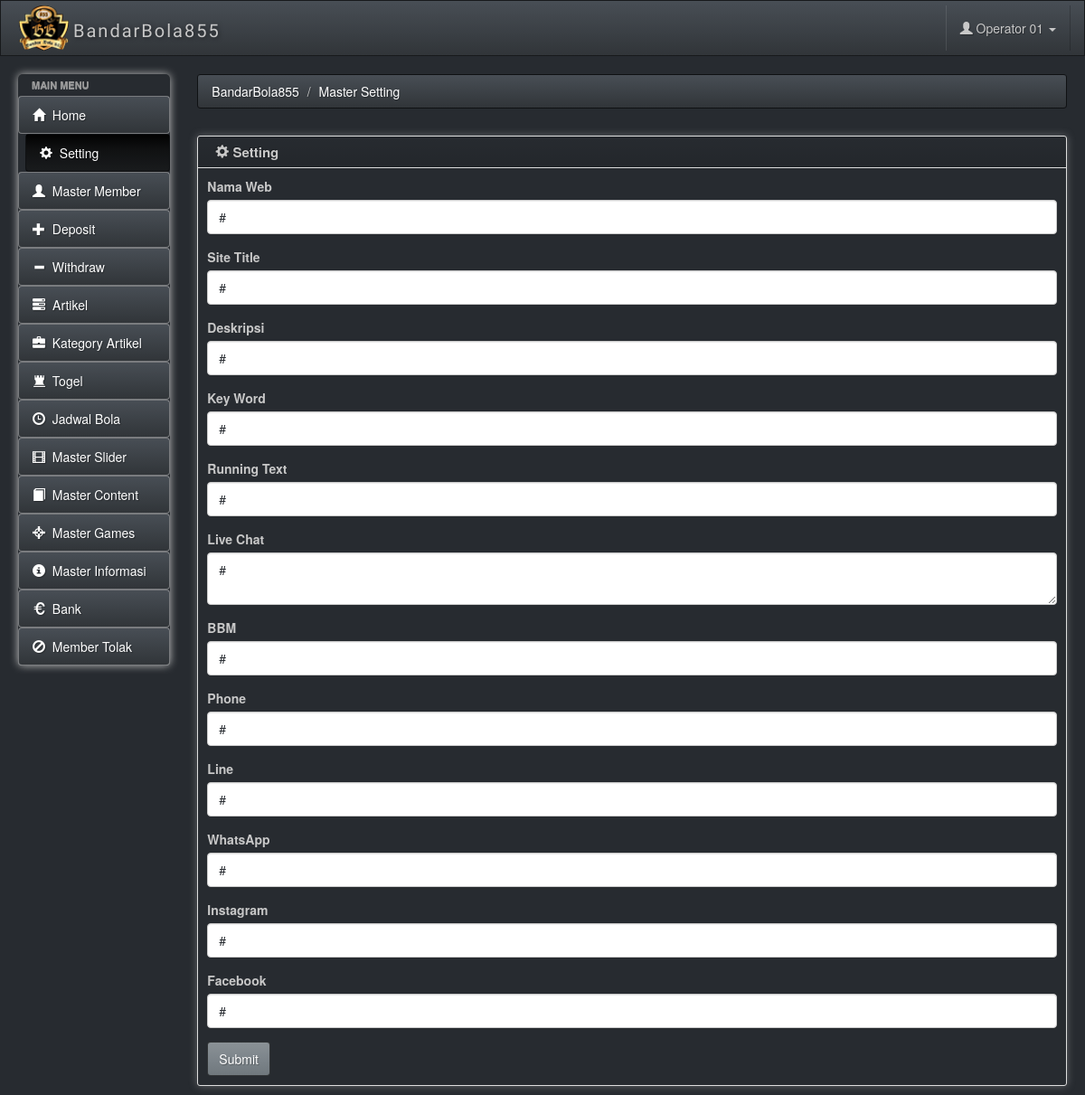
The app's page /admincm/mssetting.php (signed in) with its own data.
### tables this page shows
CREATE TABLE `msmodul` (
  `mdl_id` varchar(60) NOT NULL,
  `mdl_name` varchar(60) NOT NULL,
  `mdl_urut` char(2) NOT NULL,
  `mdl_group` varchar(10) NOT NULL,
  `mdl_file` varchar(60) NOT NULL,
  `mdl_icon` varchar(20) NOT NULL
);

CREATE TABLE `mssetting` (
  `set_namaweb` varchar(60) NOT NULL,
  `set_sitetitle` varchar(200) NOT NULL,
  `set_deskripsi` varchar(1000) NOT NULL,
  `set_keyword` varchar(200) NOT NULL,
  `set_runningtext` varchar(500) NOT NULL,
  `set_livechat` text NOT NULL,
  `set_bbm` varchar(100) NOT NULL,
  `set_yahoo` varchar(20) NOT NULL,
  `set_line` varchar(20) NOT NULL,
  `set_whatsapp` varchar(100) NOT NULL,
  `set_instagram` varchar(60) NOT NULL,
  `set_facebook` varchar(100) NOT NULL
);

### includes/fungsi.php (called while the page is built, shortened)
<?php
function fOpenConn() {
	if ($conn = mysqli_connect(DB_SERVER,DB_SERVER_USERNAME,DB_SERVER_PASSWORD)) {
		if (mysqli_select_db($conn,DB_DATABASE)) {
                        mysqli_query($conn, "SET time_zone = '+07:00'");
			return $conn;
		}
	}
	else
	{
		echo "error fOpenConn<BR>";
		echo mysqli_error() . "<br>";
		return NULL;
	}
}
?>

### includes/validuser.php (called while the page is built, shortened)
<?php
if (!isset($_SESSION['primaryiduser_bandar855']) || !isset($_SESSION['useriduser_bandar855']) || !isset($_SESSION['passworduser_bandar855']) || !isset($_SESSION['namauser_bandar855']))
{
	header("location:login.php");
}
else
{
	$fix_primaryid = $_SESSION['primaryiduser_bandar855'];
}

### admincm/mssetting.php (the view, shortened to what this page needs)
<?php
$modulid = "Setting";
require_once "../includes/validuser.php";
$titlepage = "Master Setting";
$qr1 = mysqli_query(fOpenConn(), "SELECT * FROM mssetting");
if (mysqli_num_rows($qr1) == 0)
{
    header("location:index.php");
    exit();
}
else
{
    $rs1 = mysqli_fetch_object($qr1);
}
        ?>
        <?php
require_once '../includes/htmltop.php';
?>
</head>
<body>
    <?php
    require_once '../includes/topbar.php';
    require_once '../includes/menu.php';
    ?>
<?php
$namaweb = $rs1->set_namaweb;
$sitetitle = $rs1->set_sitetitle;
$deskripsi = $rs1->set_deskripsi;
$keyword = $rs1->set_keyword;
$runningtext = $rs1->set_runningtext;
$livechat = $rs1->set_livechat;
$bbm = $rs1->set_bbm;
$yahoo = $rs1->set_yahoo;
$line = $rs1->set_line;
$whatsapp = $rs1->set_whatsapp;
$instagram = $rs1->set_instagram;
$facebook = $rs1->set_facebook;
?>
<div class="row">
    <div class="box col-md-12">
        <div class="box-inner">
            <div class="box-header well" data-original-title="">
                <h2><i class="glyphicon glyphicon-cog"></i> Setting</h2>
            </div>
            <div class="box-content">
                <form role="form" action="" method="post">
                    <div class="form-group">
                        <label for="namaweb">Nama Web</label>
                        <input type="text" maxlength="60" class="form-control wajibinput" id="namaweb" name="namaweb" placeholder="Nama Web" value="<?php if (isset($namaweb)) echo $namaweb; ?>">
                    </div>
                    <div class="form-group">
                        <label for="sitetitle">Site Title</label>
                        <input type="text" maxlength="200" class="form-control wajibinput" id="sitetitle" name="sitetitle" placeholder="Site Title" value="<?php if (isset($sitetitle)) echo $sitetitle; ?>">
                    </div>
                    <div class="form-group">
                        <label for="deskripsi">Deskripsi</label>
                        <input type="text" maxlength="200" class="form-control wajibinput" id="deskripsi" name="deskripsi" placeholder="Deskripsi" value="<?php if (isset($deskripsi)) echo $deskripsi; ?>">
                    </div>
                    <div class="form-group">
                        <label for="keyword">Key Word</label>
                        <input type="text" maxlength="200" class="form-control wajibinput" id="keyword" name="keyword" placeholder="Key Word" value="<?php if (isset($keyword)) echo $keyword; ?>">
                    </div>
                    <div class="form-group">
                        <label for="runningtext">Running Text</label>
                        <input type="text" maxlength="500" class="form-control wajibinput" id="runningtext" name="runningtext" placeholder="Running Text" value="<?php if (isset($runningtext)) echo $runningtext; ?>">
                    </div>
                    <div class="form-group">
                        <label for="livechat">Live Chat</label>
                        <textarea class="form-control wajibinput" id="livechat" name="livechat"><?php if (isset($livechat)) echo $livechat; ?></textarea>
                    </div>
                    <div class="form-group">
                        <label for="bbm">BBM</label>
                        <input type="text" maxlength="100" class="form-control wajibinput" id="bbm" name="bbm" placeholder="BBM" value="<?php if (isset($bbm)) echo $bbm; ?>">
                    </div>
                    <div class="form-group">
                        <label for="yahoo">Phone</label>
                        <input type="text" maxlength="20" class="form-control wajibinput" id="yahoo" name="yahoo" placeholder="Phone" value="<?php if (isset($yahoo)) echo $yahoo; ?>">
                    </div>
                    <div class="form-group">
                        <label for="line">Line</label>
                        <input type="text" maxlength="20" class="form-control wajibinput" id="line" name="line" placeholder="Line" value="<?php if (isset($line)) echo $line; ?>">
                    </div>
                    <div class="form-group">
                        <label for="whatsapp">WhatsApp</label>
                        <input type="text" maxlength="100" class="form-control wajibinput" id="whatsapp" name="whatsapp" placeholder="WhatsApp" value="<?php if (isset($whatsapp)) echo $whatsapp; ?>">
                    </div>
                    <div class="form-group">
                        <label for="instagram">Instagram</label>
                        <input type="text" maxlength="60" class="form-control wajibinput" id="instagram" name="instagram" placeholder="Instagram" value="<?php if (isset($instagram)) echo $instagram; ?>">
                    </div>
                    <div class="form-group">
                        <label for="facebook">Facebook</label>
                        <input type="text" maxlength="100" class="form-control wajibinput" id="facebook" name="facebook" placeholder="Facebook" value="<?php if (isset($facebook)) echo $facebook; ?>">
                    </div>
                    <button type="submit" name="saveproses" class="btn btn-primary">Submit</button>
                </form>
            </div>
        </div>
    </div>
</div>
<?php
require_once '../includes/footer.php';
?>

### includes/menu.php (shortened to what this page needs)
<div class="ch-container">
    <div class="row">
        <div class="col-sm-2 col-lg-2">
            <div class="sidebar-nav">
                <div class="nav-canvas">
                    <ul class="nav nav-pills nav-stacked main-menu">
                        <li class="nav-header">Main Menu</li>
                        <li <?php if ($modulid == "home") echo 'class="active"'; ?>><a class="ajax-link" href="index.php"><i class="glyphicon glyphicon-home"></i><span> &nbsp;Home</span></a></li>
                        <?php
                        $qr0 = mysqli_query(fOpenConn(), "SELECT * FROM msmodul, mshak WHERE hak_modul = mdl_id AND hak_user = '$fix_primaryid' AND hak_akses = '1' ORDER BY mdl_urut");
                        while ($rs0 = mysqli_fetch_object($qr0))
                        {
                            if ($modulid == $rs0->mdl_id) echo '<li class="active">'; else echo '<li>';
                            echo '<a class="ajax-link" href="'.$rs0->mdl_file.'"><i class="glyphicon glyphicon-'.$rs0->mdl_icon.'"></i><span> &nbsp;'.$rs0->mdl_name.'</span></a></li>';
                        }
                        ?>
                    </ul>
                </div>
            </div>
        </div>
        <div id="content" class="col-lg-10 col-sm-10">
            <div>
    <ul class="breadcrumb">
        <li>
            <a href="#">BandarBola855</a>
        </li>
        <?php
        $breadcrumb = explode(" | ", $titlepage);
        for ($x = 0 ; $x < sizeof($breadcrumb) ; $x++)
            echo "<li><a href='#'>$breadcrumb[$x]</a>";
        ?>
        </li>
    </ul>
</div>

### css/charisma-app.css (style rules this page uses)
.ch-container { padding: 0 15px; }
.box { margin-top: 10px; margin-bottom: 10px; }
.box-inner { border: 1px solid #DEDEDE; border-radius: 3px; -webkit-border-radius: 3px; -moz-border-radius: 3px; box-shadow: 0 0 10px rgba(189, 189, 189, 0.4); -webkit-box-shadow: 0 0 10px rgba(189, 189, 189, 0.4); -moz-box-shadow: 0 0 10px rgba(189, 189, 189, 0.4); }
.box-header { border: none; padding-top: 5px; border-bottom: 1px solid #DEDEDE; border-radius: 3px 3px 0 0; -webkit-border-radius: 3px 3px 0 0; -moz-border-radius: 3px 3px 0 0; height: 35px; min-height: 35px !important; margin-bottom: 0; font-weight: bold; font-size: 16px; background: -moz-linear-gradient(top, rgba(255, 255, 255, 0) 0%, rgba(0, 0, 0, 0.1) 100%); background: -webkit-gradient(linear, left top, left bottom, color-stop(0%, rgba(255, 255, 255, 0)), color-stop(100%, rgba(0, 0, 0, 0.1))); background: -webkit-linear-gradient(top, rgba(255, 255, 255, 0) 0%, rgba(0, 0, 0, 0.1) 100%); background: -o-linear-gradient(top, rgba(255, 255, 255, 0) 0%, rgba(0, 0, 0, 0.1) 100%); background: -ms-linear-gradient(top, rgba(255, 255, 255, 0) 0%, rgba(0, 0, 0, 0.1) 100%); background: linear-gradient(to bottom, rgba(255, 255, 255, 0) 0%, rgba(0, 0, 0, 0.1) 100%); filter: progid:DXImageTransform.Microsoft.gradient(startColorstr='#00ffffff', endColorstr='#1a000000', GradientType=0); }
.box-header h2 { font-size: 15px; width: auto; clear: none; float: left; line-height: 25px; white-space: nowrap; font-weight: bold; margin-top: 0; margin-bottom: 0; }
.box-header h2 > i { margin-top: 1px; }
.box-content { padding: 10px; }
.sidebar-nav { min-height: 0; box-shadow: 0 0 10px #BDBDBD; border-radius: 5px; margin-bottom: 0; padding-bottom: 0; max-height: none; }
.main-menu > li > a { border: 1px solid rgba(221, 221, 221, 0.46); }
.main-menu > li { margin-top: 0 !important; }
.sidebar-nav .nav-header { display: block; padding: 3px 15px; font-size: 11px; font-weight: bold; line-height: 18px; color: #999999; text-shadow: 0 1px 0 rgba(255, 255, 255, 0.5); text-transform: uppercase; }
ul.main-menu li.active { margin-left: 8px; }
ul.main-menu li:not(.nav-header) { -webkit-transition: .3s; -moz-transition: .3s; -ms-transition: .3s; -o-transition: .3s; transition: .3s; }
@media only screen and (min-width: 980px) { a, button, input[type=submit], input[type=button], .product-img { -webkit-transition: .5s; -moz-transition: .5s; -ms-transition: .5s; -o-transition: .5s; transition: .5s; } }
@media only screen and (min-width: 980px) { .ch-container { padding: 0 20px; } }

### records on screen
msmodul: mdl_name "Setting"
msmodul: mdl_name "Master Member"
msmodul: mdl_name "Deposit"
msmodul: mdl_name "Withdraw"
msmodul: mdl_name "Artikel"
msmodul: mdl_name "Kategory Artikel"
msmodul: mdl_name "Togel"
msmodul: mdl_name "Jadwal Bola"
msmodul: mdl_name "Master Slider"
msmodul: mdl_name "Master Content"
msmodul: mdl_name "Master Games"
msmodul: mdl_name "Master Informasi"
msmodul: mdl_name "Bank"
msmodul: mdl_name "Member Tolak"
mssetting: namaweb "#", sitetitle "#", deskripsi "#", keyword "#", runningtext "#", livechat "#", bbm "#", yahoo "#", line "#", whatsapp "#", instagram "#", facebook "#"

### other values on screen
$fix_username "Operator 01"
$breadcrumb[$x] "Master Setting"
